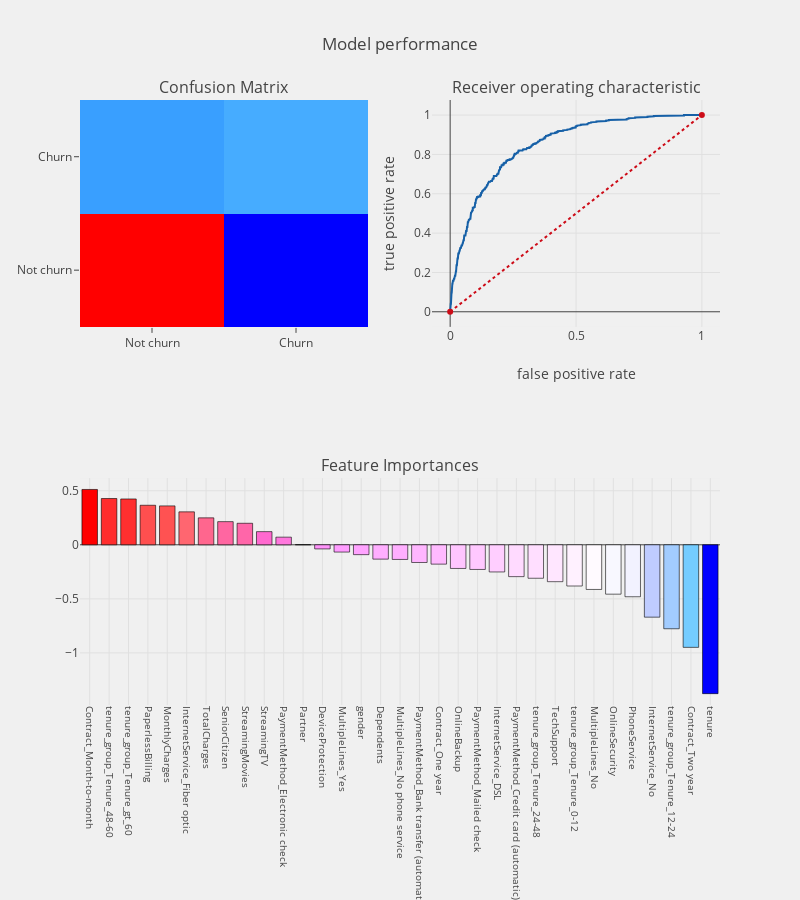

Notebook source saved alongside this figure:
### Code cell
from sklearn.model_selection import train_test_split
from sklearn.linear_model import LogisticRegression
from sklearn.metrics import confusion_matrix,accuracy_score,classification_report
from sklearn.metrics import roc_auc_score,roc_curve,scorer
from sklearn.metrics import f1_score
import statsmodels.api as sm
from sklearn.metrics import precision_score,recall_score
from yellowbrick.classifier import DiscriminationThreshold
#splitting train and test data 
train,test = train_test_split(telcom,test_size = .25 ,random_state = 111)
    
##seperating dependent and independent variables
cols    = [i for i in telcom.columns if i not in Id_col + target_col]
train_X = train[cols]
train_Y = train[target_col]
test_X  = test[cols]
test_Y  = test[target_col]

#Function attributes
#dataframe     - processed dataframe
#Algorithm     - Algorithm used 
#training_x    - predictor variables dataframe(training)
#testing_x     - predictor variables dataframe(testing)
#training_y    - target variable(training)
#training_y    - target variable(testing)
#cf - ["coefficients","features"](cooefficients for logistic 
                                 #regression,features for tree based models)

#threshold_plot - if True returns threshold plot for model
    
def telecom_churn_prediction(algorithm,training_x,testing_x,
                             training_y,testing_y,cols,cf,threshold_plot) :
    
    #model
    algorithm.fit(training_x,training_y)
    predictions   = algorithm.predict(testing_x)
    probabilities = algorithm.predict_proba(testing_x)
    #coeffs
    if   cf == "coefficients" :
        coefficients  = pd.DataFrame(algorithm.coef_.ravel())
    elif cf == "features" :
        coefficients  = pd.DataFrame(algorithm.feature_importances_)
        
    column_df     = pd.DataFrame(cols)
    coef_sumry    = (pd.merge(coefficients,column_df,left_index= True,
                              right_index= True, how = "left"))
    coef_sumry.columns = ["coefficients","features"]
    coef_sumry    = coef_sumry.sort_values(by = "coefficients",ascending = False)
    
    print (algorithm)
    print ("\n Classification report : \n",classification_report(testing_y,predictions))
    print ("Accuracy   Score : ",accuracy_score(testing_y,predictions))
    #confusion matrix
    conf_matrix = confusion_matrix(testing_y,predictions)
    #roc_auc_score
    model_roc_auc = roc_auc_score(testing_y,predictions) 
    print ("Area under curve : ",model_roc_auc,"\n")
    fpr,tpr,thresholds = roc_curve(testing_y,probabilities[:,1])
    
    #plot confusion matrix
    trace1 = go.Heatmap(z = conf_matrix ,
                        x = ["Not churn","Churn"],
                        y = ["Not churn","Churn"],
                        showscale  = False,colorscale = "Picnic",
                        name = "matrix")
    
    #plot roc curve
    trace2 = go.Scatter(x = fpr,y = tpr,
                        name = "Roc : " + str(model_roc_auc),
                        line = dict(color = ('rgb(22, 96, 167)'),width = 2))
    trace3 = go.Scatter(x = [0,1],y=[0,1],
                        line = dict(color = ('rgb(205, 12, 24)'),width = 2,
                        dash = 'dot'))
    
    #plot coeffs
    trace4 = go.Bar(x = coef_sumry["features"],y = coef_sumry["coefficients"],
                    name = "coefficients",
                    marker = dict(color = coef_sumry["coefficients"],
                                  colorscale = "Picnic",
                                  line = dict(width = .6,color = "black")))
    
    #subplots
    fig = tls.make_subplots(rows=2, cols=2, specs=[[{}, {}], [{'colspan': 2}, None]],
                            subplot_titles=('Confusion Matrix',
                                            'Receiver operating characteristic',
                                            'Feature Importances'))
    
    fig.append_trace(trace1,1,1)
    fig.append_trace(trace2,1,2)
    fig.append_trace(trace3,1,2)
    fig.append_trace(trace4,2,1)
    
    fig['layout'].update(showlegend=False, title="Model performance" ,
                         autosize = False,height = 900,width = 800,
                         plot_bgcolor = 'rgba(240,240,240, 0.95)',
                         paper_bgcolor = 'rgba(240,240,240, 0.95)',
                         margin = dict(b = 195))
    fig["layout"]["xaxis2"].update(dict(title = "false positive rate"))
    fig["layout"]["yaxis2"].update(dict(title = "true positive rate"))
    fig["layout"]["xaxis3"].update(dict(showgrid = True,tickfont = dict(size = 10),
                                        tickangle = 90))
    py.iplot(fig)
    
    if threshold_plot == True : 
        visualizer = DiscriminationThreshold(algorithm)
        visualizer.fit(training_x,training_y)
        visualizer.poof()
        
logit  = LogisticRegression(C=1.0, class_weight=None, dual=False, fit_intercept=True,
                            intercept_scaling=1, max_iter=100, multi_class='warn',
                            n_jobs=None, penalty='l2', random_state=None, solver='warn',
                            tol=0.0001, verbose=0, warm_start=False)

telecom_churn_prediction(logit,train_X,test_X,train_Y,test_Y,
                         cols,"coefficients",threshold_plot = True)

### Figure 1 — Plotly figure (JSON) as saved in the notebook; plotly's stock layout.template omitted (floating-point values rounded to 4 significant figures; data arrays with more than 128 entries replaced by an {"elided": "..."} marker saying what was removed)
{"data": [{"colorscale": "Picnic", "name": "matrix", "showscale": false, "type": "heatmap", "uid": "18906fea-d173-11e8-b5fb-acde48001122", "x": ["Not churn", "Churn"], "xaxis": "x", "y": ["Not churn", "Churn"], "yaxis": "y", "z": [[1152, 116], [231, 259]]}, {"line": {"color": "rgb(22, 96, 167)", "width": 2}, "name": "Roc : 0.7185443893645785", "type": "scatter", "uid": "189115da-d173-11e8-b5fb-acde48001122", "x": {"elided": "486 float values"}, "xaxis": "x2", "y": {"elided": "486 float values"}, "yaxis": "y2"}, {"line": {"color": "rgb(205, 12, 24)", "dash": "dot", "width": 2}, "type": "scatter", "uid": "1891883a-d173-11e8-b5fb-acde48001122", "x": [0, 1], "xaxis": "x2", "y": [0, 1], "yaxis": "y2"}, {"marker": {"color": [0.5118, 0.428, 0.424, 0.3656, 0.3599, 0.3048, 0.2493, 0.2143, 0.199, 0.1216, 0.07057, 0.001045, -0.03824, -0.0674, -0.09132, -0.1328, -0.1357, -0.1638, -0.179, -0.219, -0.2284, -0.2513, -0.2947, -0.3098, -0.3415, -0.3814, -0.4133, -0.457, -0.4807, -0.6698, -0.7771, -0.9492, -1.378], "colorscale": "Picnic", "line": {"color": "black", "width": 0.6}}, "name": "coefficients", "type": "bar", "uid": "18920062-d173-11e8-b5fb-acde48001122", "x": ["Contract_Month-to-month", "tenure_group_Tenure_48-60", "tenure_group_Tenure_gt_60", "PaperlessBilling", "MonthlyCharges", "InternetService_Fiber optic", "TotalCharges", "SeniorCitizen", "StreamingMovies", "StreamingTV", "PaymentMethod_Electronic check", "Partner", "DeviceProtection", "MultipleLines_Yes", "gender", "Dependents", "MultipleLines_No phone service", "PaymentMethod_Bank transfer (automatic)", "Contract_One year", "OnlineBackup", "PaymentMethod_Mailed check", "InternetService_DSL", "PaymentMethod_Credit card (automatic)", "tenure_group_Tenure_24-48", "TechSupport", "tenure_group_Tenure_0-12", "MultipleLines_No", "OnlineSecurity", "PhoneService", "InternetService_No", "tenure_group_Tenure_12-24", "Contract_Two year", "tenure"], "xaxis": "x3", "y": [0.5118, 0.428, 0.424, 0.3656, 0.3599, 0.3048, 0.2493, 0.2143, 0.199, 0.1216, 0.07057, 0.001045, -0.03824, -0.0674, -0.09132, -0.1328, -0.1357, -0.1638, -0.179, -0.219, -0.2284, -0.2513, -0.2947, -0.3098, -0.3415, -0.3814, -0.4133, -0.457, -0.4807, -0.6698, -0.7771, -0.9492, -1.378], "yaxis": "y3"}], "layout": {"annotations": [{"font": {"size": 16}, "showarrow": false, "text": "Confusion Matrix", "x": 0.225, "xanchor": "center", "xref": "paper", "y": 1, "yanchor": "bottom", "yref": "paper"}, {"font": {"size": 16}, "showarrow": false, "text": "Receiver operating characteristic", "x": 0.775, "xanchor": "center", "xref": "paper", "y": 1, "yanchor": "bottom", "yref": "paper"}, {"font": {"size": 16}, "showarrow": false, "text": "Feature Importances", "x": 0.5, "xanchor": "center", "xref": "paper", "y": 0.375, "yanchor": "bottom", "yref": "paper"}], "autosize": false, "height": 900, "margin": {"b": 195}, "paper_bgcolor": "rgba(240,240,240, 0.95)", "plot_bgcolor": "rgba(240,240,240, 0.95)", "showlegend": false, "title": "Model performance", "width": 800, "xaxis": {"anchor": "y", "domain": [0, 0.45]}, "xaxis2": {"anchor": "y2", "domain": [0.55, 1], "title": "false positive rate"}, "xaxis3": {"anchor": "y3", "domain": [0, 1], "showgrid": true, "tickangle": 90, "tickfont": {"size": 10}}, "yaxis": {"anchor": "x", "domain": [0.625, 1]}, "yaxis2": {"anchor": "x2", "domain": [0.625, 1], "title": "true positive rate"}, "yaxis3": {"anchor": "x3", "domain": [0, 0.375]}}}
